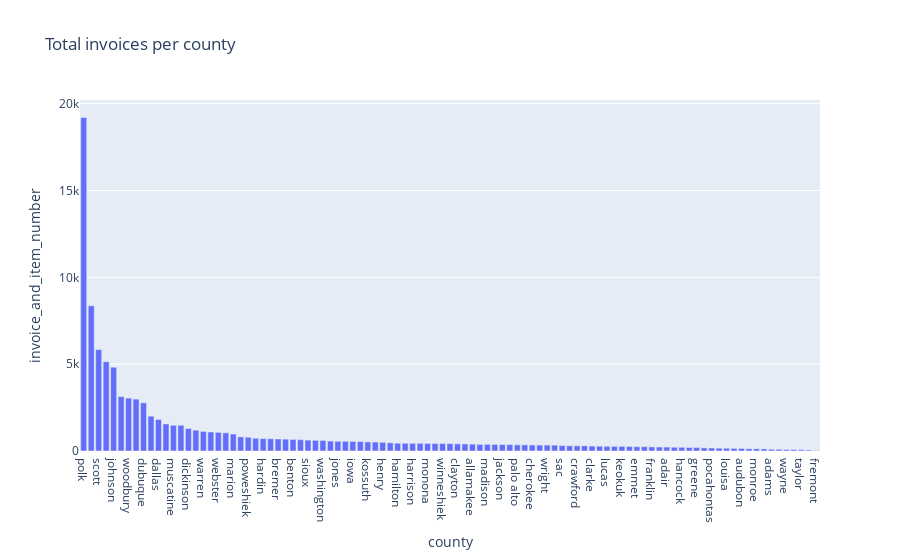

This figure's notebook cell:
### Code cell
px.bar(top_buyers_county, x='county', y='invoice_and_item_number', title="Total invoices per county")

### Figure 1 — Plotly figure (JSON) as saved in the notebook; plotly's stock layout.template omitted (floating-point values rounded to 4 significant figures)
{"data": [{"alignmentgroup": "True", "hovertemplate": "county=%{x}<br>invoice_and_item_number=%{y}<extra></extra>", "legendgroup": "", "marker": {"color": "#636efa", "pattern": {"shape": ""}}, "name": "", "offsetgroup": "", "orientation": "v", "showlegend": false, "textposition": "auto", "type": "bar", "x": ["polk", "linn", "scott", "black hawk", "johnson", "pottawatta", "woodbury", "story", "dubuque", "cerro gord", "dallas", "clinton", "muscatine", "des moines", "dickinson", "marshall", "warren", "lee", "webster", "wapello", "marion", "jasper", "poweshiek", "carroll", "hardin", "boone", "bremer", "buena vist", "benton", "clay", "sioux", "mahaska", "washington", "plymouth", "jones", "page", "iowa", "obrien", "kossuth", "buchanan", "henry", "fayette", "hamilton", "union", "harrison", "cass", "monona", "floyd", "winneshiek", "winnebago", "clayton", "cedar", "allamakee", "mills", "madison", "jefferson", "jackson", "delaware", "palo alto", "lyon", "cherokee", "tama", "wright", "howard", "sac", "humboldt", "crawford", "appanoose", "clarke", "guthrie", "lucas", "montgomery", "keokuk", "mitchell", "emmet", "shelby", "franklin", "butler", "adair", "ida", "hancock", "grundy", "greene", "chickasaw", "pocahontas", "worth", "louisa", "calhoun", "audubon", "van buren", "monroe", "osceola", "adams", "decatur", "wayne", "davis", "taylor", "ringgold", "fremont"], "xaxis": "x", "y": [19200, 8363, 5838, 5143, 4822, 3134, 3045, 2987, 2773, 2004, 1813, 1557, 1481, 1481, 1295, 1201, 1128, 1096, 1074, 1047, 978, 816, 794, 736, 716, 707, 692, 680, 666, 651, 627, 613, 609, 573, 560, 559, 550, 545, 524, 514, 501, 473, 448, 445, 443, 440, 437, 434, 434, 427, 414, 406, 393, 382, 381, 379, 371, 366, 357, 355, 349, 343, 341, 337, 317, 301, 300, 299, 286, 276, 271, 268, 267, 264, 249, 248, 235, 230, 227, 217, 213, 203, 201, 181, 173, 163, 159, 152, 148, 129, 128, 119, 101, 97, 83, 82, 78, 57, 28], "yaxis": "y"}], "layout": {"barmode": "relative", "legend": {"tracegroupgap": 0}, "title": {"text": "Total invoices per county"}, "xaxis": {"anchor": "y", "domain": [0, 1], "title": {"text": "county"}}, "yaxis": {"anchor": "x", "domain": [0, 1], "title": {"text": "invoice_and_item_number"}}}}
